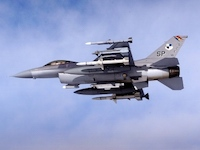
#> input picture test/source.jpg, 200 x 150 px
$ python main.py test/source.jpg test/target.jpg test/target.jpg test/target.jpg
#> lines starting #> are read from the running program, lines starting #| are printed output that depends on the picture; after the words box and inside, x2 and y2 are one past the last pixel; in counts of white or black regions, pixels touching at a corner belong together
### poissonimageediting.py
"""
 ----------------------------------------------------
  @Author: rinsa318
  @Affiliation: Waseda University
  @Email: rinsa@suou.waseda.jp
  @Date: 2019-03-14 16:51:51
  @Last Modified by:   rinsa318
  @Last Modified time: 2019-03-22 02:50:37
 ----------------------------------------------------

[original paper]
[Perez, Patrick](https://ptrckprz.github.io/), Michel Gangnet, and Andrew Blake.
"Poisson image editing."
ACM Transactions on graphics (TOG) 22.3 (2003): 313-318.
[[Paper](http://www.irisa.fr/vista/Papers/2003_siggraph_perez.pdf "Paper")]

[textbook]
https://www.cs.unc.edu/~lazebnik/research/fall08/jia_pan.pdf


[referenced code]
https://github.com/roadfromatoz/poissonImageEditing/blob/master/GradientDomainClone.py
https://github.com/peihaowang/PoissonImageEditing

"""


import numpy as np
import scipy.sparse as sp
import scipy.sparse.linalg
import scipy.io
import cv2
import sys
import os


def get_contour(mask):

  '''
  input: binary mask image
  reeturn:  binary contuor image
  '''

  mask = np.array(mask, dtype=np.uint8)
  eroded = cv2.erode(mask, np.ones((3, 3), np.uint8)) # 0~1
  contours = mask * (1 - eroded) # 0~1, uint8

  return contours


# [29 lines left out: function get_edge, not called in this run]


def check_existence(mask, id_h, id_w):

  h, w = mask.shape

  if(0 <= id_h and id_h <= h-1 and 0 <= id_w and id_w <= w-1):
    if(mask[id_h][id_w]==1):
      return bool(1)

    else:
      return bool(0)

  else:
    return bool(0)


def indicies(mask):

  '''
  input: binary mask image
  reeturn:  index of valid pixel
  '''

  ## height and width
  h, w = mask.shape


  ## index of inside mask --> omega
  omega = np.nonzero(mask)
  y = np.reshape(omega[0], [omega[0].shape[0], 1])
  x = np.reshape(omega[1], [omega[1].shape[0], 1])
  omega_list = np.concatenate([y, x], 1)


  ## 1. flag of neigbourhoods pixel.
  ## --> write TRUE if neigbourhoods pixel is exist, FALSE otherwise.
  ## 2. dictionary for omega's index
  ngb_flag = []
  omega_yx = np.zeros((h, w), dtype=np.int32)
  for index in range(omega_list.shape[0]):

    ## pixel location
    i, j = omega_list[index]

    ## create neigbourhoods flag
    ngb_flag.append([check_existence(mask, i, j+1),
                     check_existence(mask, i, j-1),
                     check_existence(mask, i+1, j),
                     check_existence(mask, i-1, j),])

    ## store index to dictionary
    omega_yx[i][j] = index


  return omega_list, np.array(ngb_flag, dtype=bool), omega_yx


# [151 lines left out: functions index4omega, lap_at_index, lap_at_index_mixing, lap_at_index_faltten, not called in this run]


def coefficient_matrix(omega_list, mask, ngb_flag, omega_yx):

  '''
    Create poisson matrix
    --> A

    input: index omega, binary mask image, neigbourhoods flag
    return: Laplacian matrix

  '''

  ## create empty sparse matrix
  N = omega_list.shape[0]
  A = sp.lil_matrix((N, N), dtype=np.float32)


  for i in range(N):

    ## progress
    progress_bar(i, N-1)


    ## fill 4 or -1
    ## center
    A[i, i] = 4
    id_h, id_w = omega_list[i]

    ## right
    if(ngb_flag[i][0]):
      j = omega_yx[id_h][id_w+1]
      A[i, j] = -1

    ## left
    if(ngb_flag[i][1]):
      j = omega_yx[id_h][id_w-1]
      A[i, j] = -1

    ## bottom
    if(ngb_flag[i][2]):
      j = omega_yx[id_h+1][id_w]
      A[i, j] = -1

    ## up
    if(ngb_flag[i][3]):
      j = omega_yx[id_h-1][id_w]
      A[i, j] = -1

  return A


# [219 lines left out: functions importing_gradients, mixing_gradients, texture_flatten, average_gradients, constrain, not called in this run]


def progress_bar(n, N):

  '''
  print current progress
  '''

  step = 2
  percent = float(n) / float(N) * 100

  ## convert percent to bar
  current = "#" * int(percent//step)
  remain = " " * int(100/step-int(percent//step))
  bar = "|{}{}|".format(current, remain)
  print("\r{}:{:3.0f}[%]".format(bar, percent), end="", flush=True)


def poisson_blend(src, mask, tar, method, output_dir):

  '''
  solve Au = b

  -> A: poisson matrix
     b: (g)
     u: final pixel value

  '''


  ### create contour mask
  contour = get_contour(mask) # uint8
  mask = np.array(mask, dtype=np.uint8)


  ### get omega, neigbourhoods flag
  omega, ngb_flag, yx_omega = indicies(mask)


  ### fill A
  print("step1: filling coefficient matrix: A")
  A = sp.lil_matrix((omega.shape[0], omega.shape[0]), dtype=np.float32)

  if(os.path.isfile("{0}/A.mat".format(output_dir))):
    A = scipy.io.loadmat("{}/A".format(output_dir))["A"]
    print("load coefficient matrix: A from .mat file\n")
  else:
    A = coefficient_matrix(omega, mask, ngb_flag, yx_omega)
    scipy.io.savemat("{}/A".format(output_dir), {"A":A})
    print("\n")


  ### fill u
  ### --> each color channel
  print("step2: filling gradient matrix: b")
  u_b = np.zeros(omega.shape[0])
  u_g = np.zeros(omega.shape[0])
  u_r = np.zeros(omega.shape[0])

  ## select process type
  if(method == "import"):
    u_b, u_g, u_r = importing_gradients(src, tar, omega, contour, ngb_flag)
    print("\n")
  if(method == "mix"):
    u_b, u_g, u_r =  mixing_gradients(src, tar, omega, contour, ngb_flag)
    print("\n")
  if(method == "average"):
    u_b, u_g, u_r =  average_gradients(src, tar, omega, contour, ngb_flag)
    print("\n")
  if(method == "flatten"):
    u_b, u_g, u_r = texture_flatten(src, tar, omega, contour, ngb_flag)
    print("\n")


  ### solve
  print("step3: solve Au = b")
  x_b, info_b = sp.linalg.cg(A, u_b)
  x_g, info_g = sp.linalg.cg(A, u_g)
  x_r, info_r = sp.linalg.cg(A, u_r)
  print("done!\n")


  ### create output by using x
  blended = tar.copy()
  overlapped = tar.copy()

  for index in range(omega.shape[0]):

    i, j = omega[index]

    ## normal
    blended[i][j][0] = np.clip(x_b[index], 0.0, 1.0)
    blended[i][j][1] = np.clip(x_g[index], 0.0, 1.0)
    blended[i][j][2] = np.clip(x_r[index], 0.0, 1.0)

    ## overlapping
    overlapped[i][j][0] = src[i][j][0]
    overlapped[i][j][1] = src[i][j][1]
    overlapped[i][j][2] = src[i][j][2]


  return (np.array(blended*255, dtype=np.uint8),
          np.array(overlapped*255, dtype=np.uint8))

### main.py
"""
 ----------------------------------------------------
  @Author: rinsa318
  @Affiliation: Waseda University
  @Email: rinsa@suou.waseda.jp
  @Date: 2019-03-14 16:51:01
  @Last Modified by:   rinsa318
  @Last Modified time: 2019-03-27 00:17:55
 ----------------------------------------------------

  Usage:
   python main.py argvs[1] argvs[2] argvs[3] argvs[4]

   argvs[1]  :  source image
   argvs[2]  :  source image's mask
   argvs[3]  :  target image
   argvs[4]  :  method name --> import, mix, average, flatten

"""


import os
import sys
import cv2
import numpy as np
import time


## my function
import poissonimageediting as poisson

print(__doc__)


### 1. prepare config
start = time.time()
argvs = sys.argv
src_path = argvs[1]
src_mask_path = argvs[2]
tar_path = argvs[3]
method = argvs[4]
filename_src, ext_src = os.path.splitext( os.path.basename(src_path) )
filename_tar, ext_tar = os.path.splitext( os.path.basename(tar_path) )
src_dir, filefullname_src = os.path.split( src_path )
tar_dir, filefullname_tar = os.path.split( tar_path )
print("source image --> {0}".format(filefullname_src))
print("target image --> {0}\n".format(filefullname_tar))


### 2. for output
output_dir = "{0}/result".format(tar_dir)
if(not(os.path.exists(output_dir))):
  os.mkdir(output_dir)

outname = "{0}/result_{1}{2}".format(output_dir, method, ext_tar)
outname_overlapped = "{0}/overlapped{1}".format(output_dir, ext_tar)
outname_merged = "{0}/merged_result_{1}{2}".format(output_dir, method, ext_tar)
outfile = [outname, outname_overlapped, outname_merged]


### 3. load images
src = np.array(cv2.imread(src_path, 1)/255.0, dtype=np.float32)
tar = np.array(cv2.imread(tar_path, 1)/255.0, dtype=np.float32)
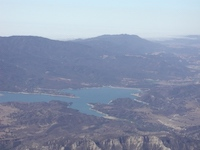
#> input picture test/target.jpg, 200 x 150 px
mask = np.array(cv2.imread(src_mask_path, 0), dtype=np.uint8)
#> mask: shape (150, 200); min 66, max 230, mean 150.6
ret, mask = cv2.threshold(mask, 0, 255, cv2.THRESH_OTSU)
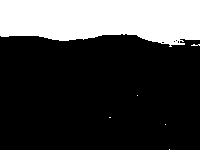
#> mask: shape (150, 200); 25.8% white; 6 white regions (5 under 20 px), largest, box (x1, y1, x2, y2) and area: (0, 0, 200, 47) 7709
#> ret = 173


### 4. apply poisson image editing
blended, overlapped = poisson.poisson_blend(src, mask/255.0, tar, method, output_dir)
#> in get_contour, `eroded = cv2.erode(mask, np.ones((3, 3), np.uint8))`: eroded: shape (150, 200); values 0 (black) and 1 (white), 24.8% white; 1 white region, box (x1, y1, x2, y2) and area: (0, 0, 200, 44) 7432
#> in get_contour, `contours = mask * (1 - eroded)`:
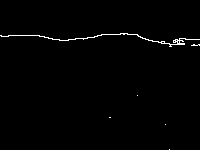
#> contours: shape (150, 200); values 0 (black) and 1 (white), 0.98% white in thin lines or dots, all inside (x1, y1, x2, y2) = (0, 33, 200, 150)
#> in indicies, `omega = np.nonzero(mask)`: omega = 7726 positions, rows 0 to 149, columns 0 to 199
#> in indicies, `y = np.reshape(omega[0], [omega[0].shape[0], 1])`: y = 7726 values from 0 to 149
#> in indicies, `x = np.reshape(omega[1], [omega[1].shape[0], 1])`: x = 7726 values, max 199 at index 199, min 0 at index 0, mean 101.9
#> in indicies, `omega_list = np.concatenate([y, x], 1)`: omega_list = 7726 pairs, first value 0 to 149, second value 0 to 199
#> after the loop in indicies, `for index in range(omega_list.shape[0]):`:
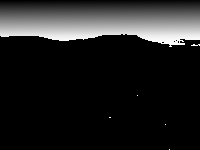
#> omega_yx: shape (150, 200) int32; min 0, max 7725, mean 994.7; drawn with min black and max white
#> after the loop in indicies, `for index in range(omega_list.shape[0]):`: ngb_flag = 7726 items, first 6: [True, False, True, False], [True, True, True, False], [True, True, True, False], [True, True, True, False], [True, True, True, False], [True, True, True, False]
#> in poisson_blend, `omega, ngb_flag, yx_omega = indicies(mask)`: omega has the same summary as omega_list in indicies
#> after the loop in poisson_blend, `for index in range(omega.shape[0]):`:
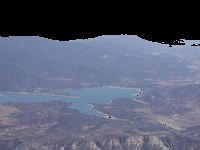
#> blended: shape (150, 200, 3) float32; mean B, G, R 0.444, 0.365, 0.34
#> after the loop in poisson_blend, `for index in range(omega.shape[0]):`:
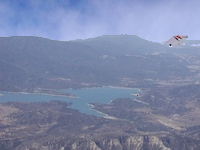
#> overlapped: shape (150, 200, 3) float32; mean B, G, R 0.662, 0.533, 0.491
end = time.time()


### 5. save result
print("save blended image as \n--> \n{0}\n{1}\n{2}".format(outfile[0], outfile[1], outfile[2]))
print("execution time: {0}[sec]".format(round(end - start, 2)))
merged_result = np.hstack((np.array(src*255, dtype=np.uint8), cv2.merge((mask, mask, mask)), np.array(tar*255, dtype=np.uint8), overlapped, blended))
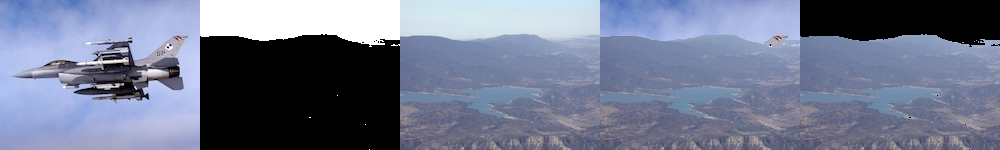
#> merged_result: shape (150, 1000, 3); mean B, G, R 144.9, 121.7, 113.9
cv2.imwrite(outname_merged, merged_result)
cv2.imwrite(outname_overlapped, overlapped)
cv2.imwrite(outname, blended)
cv2.imshow("output", merged_result)
cv2.waitKey(0)
